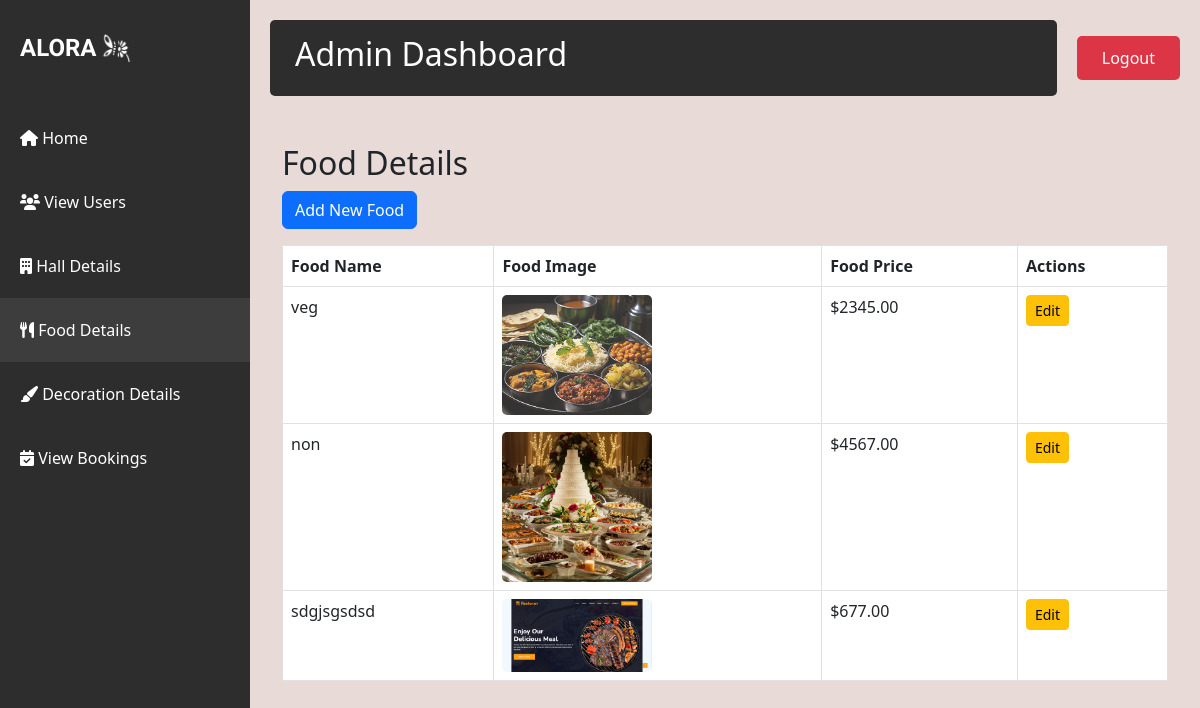
Page /food_details/ (signed in) on the committed database.
### app/models.py (models this page shows)
class Food(models.Model):
    food_name=models.CharField(max_length=100,null=True)
    food_image=models.ImageField(upload_to='images/')
    food_price=models.DecimalField(max_digits=10,decimal_places=2)

### app/views.py (the view)
# urls.py: path('food_details/',views.food_details,name='food_details'),
@login_required(login_url='login')
def food_details(request):
    foods=Food.objects.all()
    return render(request,'food_details.html',{'foods':foods})

### templates/food_details.html (shortened to what this page needs)
<!DOCTYPE html>
<html lang="en">
<head>
    {% load static %}
    <link href="https://cdn.jsdelivr.net/npm/bootstrap@5.3.0/dist/css/bootstrap.min.css" rel="stylesheet">
    <link rel="stylesheet" href="https://cdnjs.cloudflare.com/ajax/libs/font-awesome/6.0.0-beta3/css/all.min.css">
</head>
<body>
    <div class="sidebar">
        <div class="logo-container">
            <div class="logo">ALORA</div>
            <img src="{% static 'alora_icon.png' %}" alt="Light Bulb" class="logo-image">
        </div>
        <nav class="nav flex-column">
            <a class="nav-link" href="{% url 'admin_dash' %}">
                <i class="fas fa-home"></i> Home
            </a>
            <a class="nav-link" href="{% url 'view_users' %}">
                <i class="fas fa-users"></i> View Users
            </a>
            <a class="nav-link" href="{% url 'hall_details' %}">
                <i class="fas fa-building"></i> Hall Details
            </a>
            <a class="nav-link active" href="{% url 'food_details' %}">
                <i class="fas fa-utensils"></i> Food Details
            </a>
            <a class="nav-link" href="{% url 'decoration_details' %}">
                <i class="fas fa-paint-brush"></i> Decoration Details
            </a>
            <a class="nav-link" href="{% url 'admin_view_booking' %}">
                <i class="fas fa-calendar-check"></i> View Bookings
            </a>
        </nav>
    </div>
    <div class="main-content">
        <div class="top-nav">
            <div class="welcome-section">
                <h2>Admin Dashboard</h2>
            </div>
            <a href="{% url 'logout' %}" class="logout-btn">Logout</a>
        </div>
        <div class="container mt-5">
            <h2>Food Details</h2>
            <a href="{% url 'add_food' %}" class="btn btn-primary mb-3">Add New Food</a>
            <table class="table table-bordered">
                <thead>
                    <tr>
                        <th>Food Name</th>
                        <th>Food Image</th>
                        <th>Food Price</th>
                        <th>Actions</th>
                    </tr>
                </thead>
                <tbody>
                    {% for food in foods %}
                    <tr>
                        <td>{{ food.food_name }}</td>
                        <td><img src="{{ food.food_image.url }}" alt="{{ food.food_name }}" class="food-image"></td>
                        <td>${{ food.food_price }}</td>
                        <td>
                            <a href="{% url 'update_food' food.id %}" class="btn btn-sm btn-warning">Edit</a>
                        </td>
                    </tr>
                    {% endfor %}
                </tbody>
            </table>
        </div>
    </div>
</body>
</html>

### templates/food_details.html (style rules this page uses)
body { background-color: #e8dad6; min-height: 100vh; }
.sidebar { background-color: #2d2d2d; color: white; min-height: 100vh; padding-top: 20px; position: fixed; width: 250px; transition: all 0.3s; }
.logo-container { display: flex; align-items: center; justify-content: flex-start; padding: 10px 20px; margin-bottom: 30px; }
.logo { font-family: 'Irish Grover'; font-size: 24px; font-weight: bold; }
.logo-image { width: 30px; height: 30px; margin-left: 5px; }
.nav-link { color: #ffffff; padding: 20px 20px; transition: all 0.3s; font-size: 16px; }
.nav-link.active { background-color: #3d3d3d; }
.main-content { margin-left: 250px; padding: 20px; transition: all 0.3s; }
.top-nav { display: flex; justify-content: space-between; align-items: center; margin-bottom: 30px; }
.welcome-section { background-color: #2d2d2d; color: white; padding: 15px 25px; border-radius: 5px; flex-grow: 1; margin-right: 20px; }
.logout-btn { background-color: #dc3545; color: white; border: none; padding: 10px 25px; border-radius: 5px; text-decoration: none; transition: background-color 0.3s; }
.food-image { width: 150px; height: auto; border-radius: 5px; }

### rows in the picture
Food: food_name "veg", food_image (picture), food_price "2345.00"
Food: food_name "non", food_image (picture), food_price "4567.00"
Food: food_name "sdgjsgsdsd", food_image (picture), food_price "677.00"
